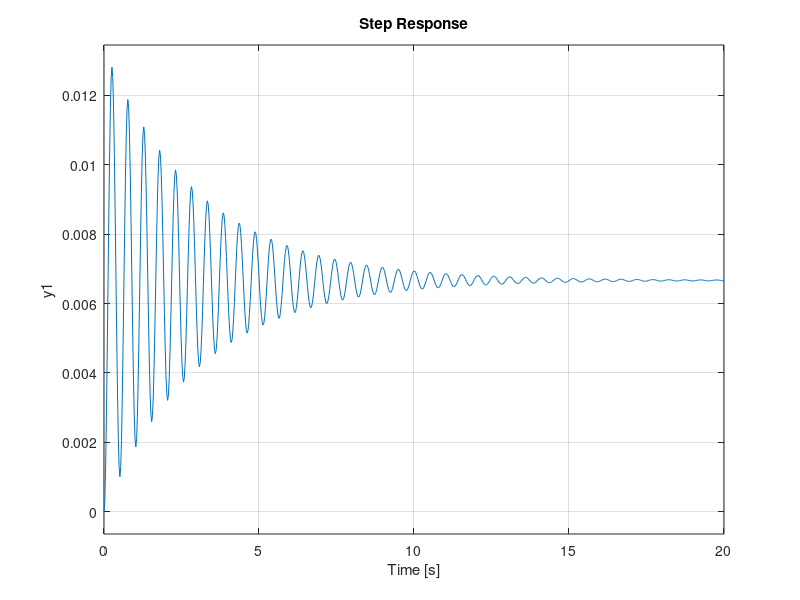

Source code (MATLAB):
% Rio Agustian Gilang Fernando 4211420004
% UAS Analisis Sistem Fisis 2022

% kode berikut memberikan keluaran plot dari fungsi alih yang diberikan
% sistem yang ditinjau pada kode ini adalah pegas massa dengan tiga pegas
% dan hambatan udara tidak diabaikan
clc; clf; clear all;

m = 1;
f = 0.64;
k = 50;
num = [1];
den = [m f 3*k];
TF = tf(num, den)
step(TF);